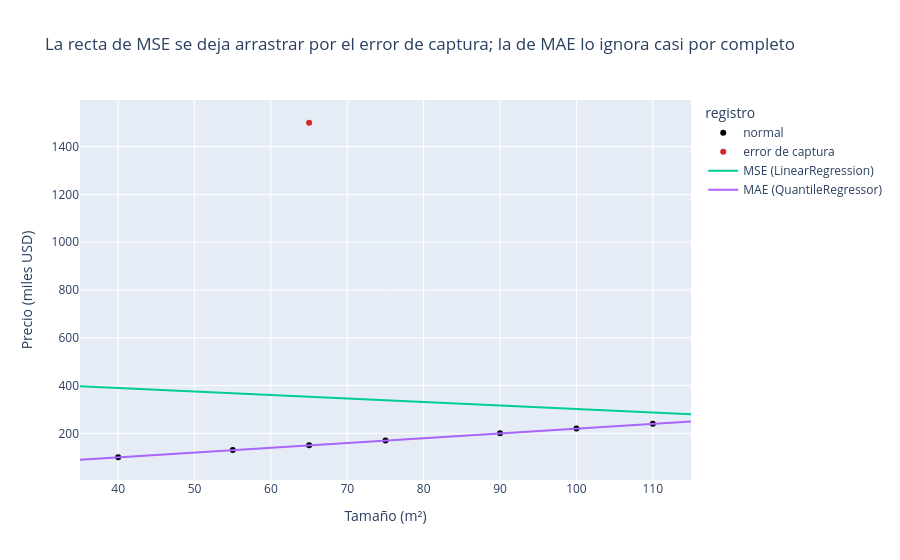

The notebook cell this image was saved under:
### Code cell
X = datos.select("tamano_m2").to_numpy()
y = datos["precio_miles_usd"].to_numpy()

modelo_mse = LinearRegression().fit(X, y)
modelo_mae = QuantileRegressor(quantile=0.5, alpha=0.0, solver="highs").fit(X, y)

m2_linea = np.linspace(35, 115, 100).reshape(-1, 1)
fig = px.scatter(
    datos, x="tamano_m2", y="precio_miles_usd", color="registro",
    color_discrete_map={"normal": "black", "error de captura": "#d62728"},
    title="La recta de MSE se deja arrastrar por el error de captura; la de MAE lo ignora casi por completo",
)
fig.add_trace(go.Scatter(x=m2_linea.ravel(), y=modelo_mse.predict(m2_linea), mode="lines", name="MSE (LinearRegression)"))
fig.add_trace(go.Scatter(x=m2_linea.ravel(), y=modelo_mae.predict(m2_linea), mode="lines", name="MAE (QuantileRegressor)"))
fig.update_layout(xaxis_title="Tamaño (m²)", yaxis_title="Precio (miles USD)")
fig.show()

print(f"w MSE: {modelo_mse.coef_[0]:.2f}   b MSE: {modelo_mse.intercept_:.2f}")
print(f"w MAE: {modelo_mae.coef_[0]:.2f}   b MAE: {modelo_mae.intercept_:.2f}")
